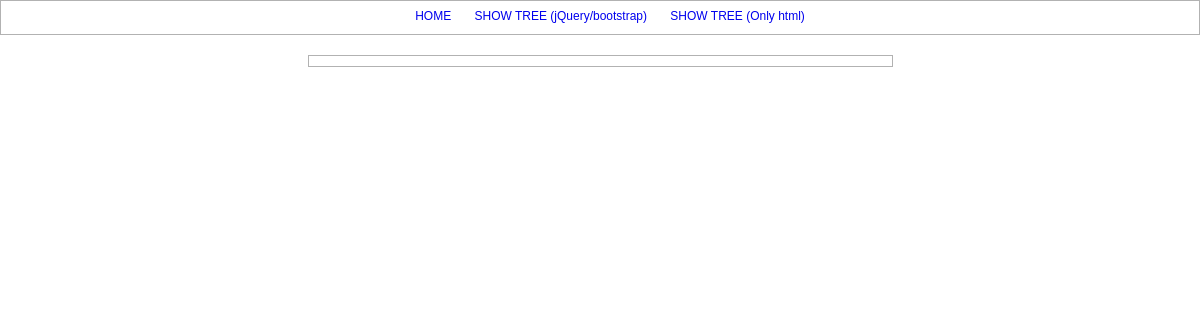
/index.php?action=show_html, run on an earlier commit of the app's database.
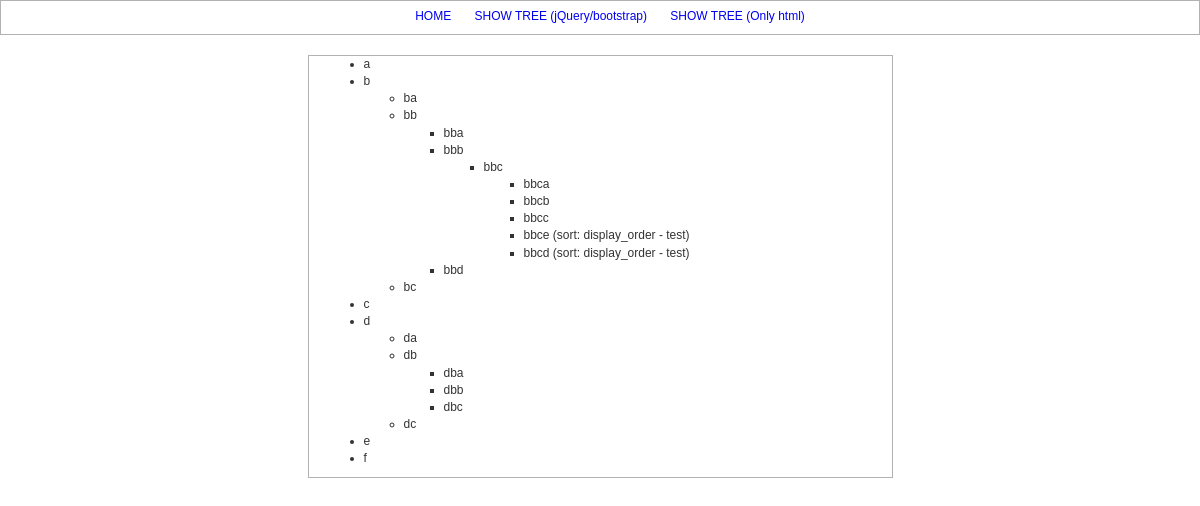
And on a later commit of the database.
### tables this page shows
CREATE TABLE `tree` (
  `id` int(11) NOT NULL,
  `name` varchar(255) NOT NULL,
  `parent` int(11) DEFAULT NULL,
  `display_order` int(11) NOT NULL
);

### class/GenerateTreeBased.class.php (called while the page is built, shortened)
<?php
class GenerateTreeBased
{
    function __construct($db)
    {
        $this->db = $db;
    }
    protected function check_have_child(int $id): bool
    {
        $res = $this->db->prepare("SELECT COUNT(id) FROM tree WHERE parent = :id");
        $res->bindValue(':id', $id, PDO::PARAM_INT);
        $res->execute();
        if ($res->fetchColumn() > 0) {
            return true;
        } else {
            return false;
        }
    }
}

### class/GenerateTreeHtml.class.php (the view, shortened to what this page needs)
<?php
class GenerateTreeHtml extends GenerateTreeBased
{
    public function generate_tree(): string
    {
        $res = $this->db->prepare("SELECT id, name, parent, display_order FROM tree order by parent ASC, display_order");
        $res->execute();
        $this->return .= '<ul>';
        while ($row = $res->fetch()) {
            if ($this->check_have_child((int)$row['id'])) {
                $this->generate_child((int)$row['id'], $row['name']);
            } else {
                if (!$this->whether_value_occurred($row['name'])) {
                    $this->return .= '<li>' . filter_var($row['name'], FILTER_SANITIZE_STRING) . '</li>';
                }
            }
        }
        $this->return .= '</ul>';
        return $this->return;
    }
    private function generate_child(int $id, string $parent_name)
    {
        $closed_tag = 0;
        if (!$this->whether_value_occurred($parent_name)) {
            $this->return .= '<li>' . $parent_name;
        }
        $res = $this->db->prepare("SELECT id, name, parent, display_order FROM tree WHERE parent = :id order by display_order");
        $res->bindValue(':id', $id, PDO::PARAM_INT);
        $res->execute();
        while ($row = $res->fetch()) {
            if (!$this->whether_value_occurred((int)$row['parent'])) {
                $this->return .= '<ul>';
                $closed_tag = 1;
            }
            if (!$this->whether_value_occurred($row['name'])) {
                if ($this->check_have_child((int)$row['id'])) {
                    $this->return .= '<li>' . filter_var($row['name'], FILTER_SANITIZE_STRING) . '</li>';
                    $this->generate_child((int)$row['id'], $row['name']);
                } else {
                    $this->return .= '<li>' . filter_var($row['name'], FILTER_SANITIZE_STRING) . '</li>';
                }
            }
        }
        if ($closed_tag == 1) {
            $this->return .= '</ul>';
        }
    }
}

### class/TemplateSystem.class.php (shortened to what this page needs)
<?php
class TemplateSystem
{
    private $variables = array();
    public function display(string $file)
    {
        $return = ob_get_clean();
        foreach ($this->variables as $key => $value) {
            $return = str_replace('{$' . $key . '}', $value, $return);
        }
        echo $return;
    }
    public function assign(string $var_name, $var_value)
    {
        $this->variables[$var_name] = $var_value;
    }
}

### index.php (shortened to what this page needs)
<?php
require_once('head.php');
$template->display('head.tpl');
if (isset($_GET['action'])) {
    if ($_GET['action'] == 'show_jquery') {
        $template->display('show_jquery.tpl');
    } elseif ($_GET['action'] == 'show_html') {
        $object = new GenerateTreeHtml($db);
        $template->assign('data', $object->generate_tree());
    }
} else {
    $template->display('index.tpl');
}

What changed in the data, as far as the page shows it:
added tree: name "a"
added tree: name "b"
added tree: name "ba"
added tree: name "bb"
added tree: name "bba"
added tree: name "bbb"
added tree: name "bbc"
added tree: name "bbca"
added tree: name "bbcb"
added tree: name "bbcc"
added tree: name "bbce (sort: display_order - test)"
added tree: name "bbcd (sort: display_order - test)"
added tree: name "bbd"
added tree: name "bc"
added tree: name "c"
added tree: name "d"
added tree: name "da"
added tree: name "db"
added tree: name "dba"
added tree: name "dbb"
added tree: name "dbc"
added tree: name "dc"
added tree: name "e"
added tree: name "f"
